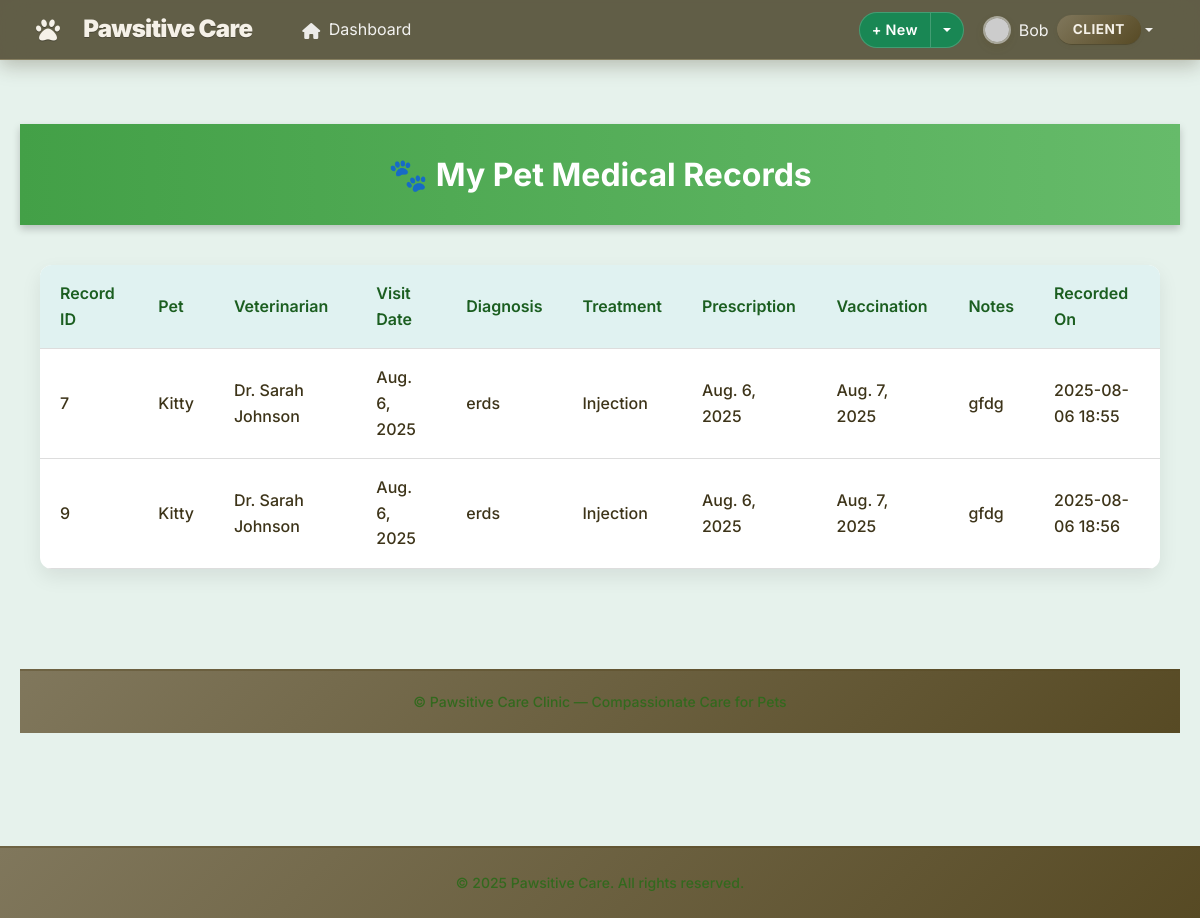
The app's page /records/my-pets/ (signed in) with its own data.
### accounts/models.py (models this page shows, shortened)
class CustomUser(AbstractUser):
    ROLE_CHOICES = [
        ('admin', 'Admin'),
        ('vet', 'Veterinarian'),
        ('staff', 'Staff'),
        ('client', 'Client'),
    ]
    phone = models.CharField(max_length=20, blank=False)
    address = models.TextField(blank=False)
    role = models.CharField(max_length=10, choices=ROLE_CHOICES, default='client')
    def is_admin(self):
        return self.role == 'admin'
    def is_vet(self):
        return self.role == 'vet'
    def is_staff_member(self):
        return self.role == 'staff'

### records/models.py (models this page shows, shortened)
class PetsMedicalRecord(models.Model):
    record_id = models.AutoField(primary_key=True)
    pet = models.ForeignKey(pet_models.Pet, on_delete=models.CASCADE,related_name='pets_medical_records')
    vaterian = models.ForeignKey(settings.AUTH_USER_MODEL, on_delete=models.CASCADE, related_name='pets_medical_records_vaterian')
    visit_date = models.DateField()
    treatment = models.CharField(max_length=100)
    prescription = models.DateField()
    vaccination_date = models.DateField()
    diagnosis = models.TextField()
    notes = models.TextField()
    created_at = models.DateTimeField(auto_now_add=True)

### pets/models.py (models this page shows, shortened)
class Pet(models.Model):
    SPECIES_CHOICES = [
        ('DOG', 'Dog'),
        ('CAT', 'Cat'),
        ('BIRD', 'Bird'),
        ('RABBIT', 'Rabbit'),
        ('HAMSTER', 'Hamster'),
        ('GUINEA_PIG', 'Guinea Pig'),
        ('FISH', 'Fish'),
        ('TURTLE', 'Turtle'),
        ('SNAKE', 'Snake'),
        ('LIZARD', 'Lizard'),
        ('FERRET', 'Ferret'),
        ('HORSE', 'Horse'),
        ('CHICKEN', 'Chicken'),
        ('PARROT', 'Parrot'),
        ('OTHER', 'Other'),
    ]
    GENDER_CHOICES = [
        ('M', 'Male'),
        ('F', 'Female'),
        ('U', 'Unknown'),
    ]
    name = models.CharField(max_length=100)
    species = models.CharField(max_length=10, choices=SPECIES_CHOICES)
    breed = models.CharField(max_length=100, blank=True)
    age = models.IntegerField(help_text="Age in years", null=True, blank=True)
    gender = models.CharField(max_length=1, choices=GENDER_CHOICES, default='U')
    weight = models.DecimalField(max_digits=5, decimal_places=2, null=True, blank=True)
    color = models.CharField(max_length=50, blank=True)
    microchip_id = models.CharField(max_length=50, blank=True, unique=True)
    owner = models.ForeignKey(settings.AUTH_USER_MODEL, on_delete=models.CASCADE, related_name='pets')
    medical_conditions = models.TextField(blank=True)
    special_notes = models.TextField(blank=True)
    vaccination_status = models.CharField(
        max_length=20,
        choices=[
            ('UP_TO_DATE', 'Up to Date'),
            ('DUE_SOON', 'Due Soon'),
            ('OVERDUE', 'Overdue'),
            ('UNKNOWN', 'Unknown')
        ],
        default='UNKNOWN',
        help_text="Current status of pet's vaccinations"
    )
    created_at = models.DateTimeField(auto_now_add=True)
    updated_at = models.DateTimeField(auto_now=True)
    is_active = models.BooleanField(default=True)
    objects = PetQuerySet.as_manager()
    observers = []
    class Meta:
        ordering = ['-created_at']
        indexes = [
            models.Index(fields=['name']),
            models.Index(fields=['owner']),
            models.Index(fields=['species']),
        ]

### records/views.py (the view)
# urls.py: path('my-pets/', views.my_pet_records, name='my_pet_records'),
@login_required
def my_pet_records(request):
    records = repository.get_records_by_owner(request.user)
    return render(request, 'my_pet_records.html', {
        'records': records,
        'title': 'My Pet Records'
    })

### petmedia/context_processors.py (called while the page is built)
def recent_blog_posts(request):
    try:
        recent_posts = repo_manager.posts.get_recent_posts(limit=3)
        return {'recent_blog_posts': recent_posts}
    except Exception:
        return {'recent_blog_posts': []}

def blog_stats(request):
    try:
        if request.user.is_authenticated:
            user_posts_count = repo_manager.posts.get_by_author(request.user).count()
            return {'user_blog_posts_count': user_posts_count}
        return {'user_blog_posts_count': 0}
    except Exception:
        return {'user_blog_posts_count': 0}

### petmedia/patterns/repository.py (called while the page is built)
    def get_by_author(self, author: 'User') -> QuerySet['BlogPost']:
        return self.model.objects.filter(
            author=author
        ).select_related('category', 'related_pet')

    def get_recent_posts(self, limit: int = 10) -> QuerySet['BlogPost']:
        return self.model.objects.filter(
            is_published=True
        ).order_by('-created_at')[:limit].select_related('author', 'category', 'related_pet')

    @property
    def posts(self) -> BlogPostRepository:
        if self._post_repo is None:
            self._post_repo = BlogPostRepository()
        return self._post_repo

### records/patterns/repository.py (called while the page is built)
    def get_records_by_owner(self, user):
        return PetsMedicalRecord.objects.filter(pet__owner=user).select_related('pet', 'vaterian')

### records/templates/my_pet_records.html (shortened to what this page needs)
{% extends 'accounts/base.html' %}
{% block content %}
</head>
<body>
<header>
    🐾 My Pet Medical Records
</header>
<main>
    {% if records %}
        <div class="records-container">
            <table class="records-table">
                <thead>
                    <tr>
                        <th>Record ID</th>
                        <th>Pet</th>
                        <th>Veterinarian</th>
                        <th>Visit Date</th>
                        <th>Diagnosis</th>
                        <th>Treatment</th>
                        <th>Prescription</th>
                        <th>Vaccination</th>
                        <th>Notes</th>
                        <th>Recorded On</th>
                    </tr>
                </thead>
                <tbody>
                    {% for record in records %}
                       <tr data-id="{{ record.record_id }}" onclick="goToDetail(this)" tabindex="0" onkeypress="handleKeyPress(event, this)">
                            <td>{{ record.record_id }}</td>
                            <td>{{ record.pet.name }}</td>
                            <td>{{ record.vaterian.get_full_name|default:record.vaterian.username }}</td>
                            <td>{{ record.visit_date }}</td>
                            <td>{{ record.diagnosis }}</td>
                            <td>{{ record.treatment }}</td>
                            <td>{{ record.prescription }}</td>
                            <td>{{ record.vaccination_date }}</td>
                            <td>{{ record.notes|default:"N/A" }}</td>
                            <td>{{ record.created_at|date:"Y-m-d H:i" }}</td>
                        </tr>
                    {% endfor %}
                </tbody>
            </table>
        </div>
    {% else %}
        <div class="no-records">
            😿 No records found for your pets.
        </div>
    {% endif %}
</main>
<footer>
    &copy; {{ now|date:"Y" }} Pawsitive Care Clinic — Compassionate Care for Pets
</footer>
</body>
</html>
    {%endblock %}

### accounts/templates/accounts/base.html (shortened to what this page needs)
<!DOCTYPE html>
<html lang="en">
<head>
  <link href="https://cdn.jsdelivr.net/npm/bootstrap@5.1.3/dist/css/bootstrap.min.css" rel="stylesheet">
  <link href="https://cdnjs.cloudflare.com/ajax/libs/font-awesome/6.0.0/css/all.min.css" rel="stylesheet">
  {% load static %}
  <link rel="stylesheet" href="{% static 'style.css' %}?v=4">
</head>
<body>
  <nav class="navbar navbar-expand-lg navbar-dark app-navbar">
    <div class="container nav-inner">
      <a class="navbar-brand d-flex align-items-center" href="{% url 'accounts:client_dashboard' %}">
        <i class="fas fa-paw me-2"></i><span>Pawsitive Care</span>
      </a>
      <div class="collapse navbar-collapse" id="navbarNav">
        <ul class="navbar-nav me-2">
          {% if user.is_authenticated %}
          <li class="nav-item">
            <a class="nav-link {% if request.resolver_match.url_name == 'client_dashboard' %}active{% endif %}" href="{% url 'accounts:client_dashboard' %}">
              <i class="fas fa-home me-1"></i> Dashboard
            </a>
          </li>
          {% endif %}
        </ul>
        <div class="d-flex align-items-center gap-2 ms-auto">
          {% if user.is_authenticated %}
          <div class="btn-group">
            <button class="btn btn-success btn-sm" type="button">+ New</button>
            <button class="btn btn-success btn-sm dropdown-toggle dropdown-toggle-split" type="button" data-bs-toggle="dropdown" aria-expanded="false" aria-label="Toggle quick create"></button>
          </div>
          <div class="dropdown">
            <a class="nav-link dropdown-toggle d-flex align-items-center" href="#" id="navbarDropdown" role="button" data-bs-toggle="dropdown" aria-expanded="false">
              <img class="avatar me-2" src="https://api.dicebear.com/7.x/identicon/svg?seed={{ user.username }}" alt="Avatar">
              <span class="me-2">
                {{ user.first_name|default:user.username }}</span>
              <span class="badge badge-secondary role-badge">
                {{ user.get_role_display }}</span>
            </a>
          </div>
          {% endif %}
        </div>
      </div>
    </div>
  </nav>
  <main class="page-main my-4">
    {% block content %}{% endblock %}
  <footer class="mt-5 py-4">
    <div class="container text-center">
      <p class="mb-0">&copy; {% now "Y" %} Pawsitive Care. All rights reserved.</p>
    </div>
  </footer>
</body>
</html>

### records/templates/my_pet_records.html (style rules this page uses)
body { font-family: 'Segoe UI', Tahoma, Geneva, Verdana, sans-serif; background: #e6f2ec; margin: 0; padding: 0; }
header { background: linear-gradient(90deg, #43a047, #66bb6a); color: white; padding: 25px 0; text-align: center; font-size: 32px; font-weight: bold; box-shadow: 0 4px 8px rgba(0, 0, 0, 0.2); }
main { padding: 40px 20px; max-width: 1200px; margin: auto; }
.records-container { background-color: #ffffff; border-radius: 12px; box-shadow: 0 8px 20px rgba(0, 0, 0, 0.08); overflow-x: auto; }
.records-table { width: 100%; border-collapse: collapse; min-width: 1000px; }
.records-table thead { background-color: #e0f2f1; }
.records-table th, .records-table td { padding: 16px 20px; text-align: left; border-bottom: 1px solid #ddd; }
.records-table th { color: #1b5e20; font-weight: 600; }
.records-table tr { transition: background-color 0.3s ease; }
footer { text-align: center; padding: 20px; background-color: #dcedc8; color: #33691e; font-size: 14px; margin-top: 60px; }

### records on screen
CustomUser: first_name "Bob", role "CLIENT"
PetsMedicalRecord: record_id "7", pet.name "Kitty", vaterian.get_full_name "Dr. Sarah Johnson", visit_date "Aug. 6, 2025", diagnosis "erds", treatment "Injection", prescription "Aug. 6, 2025", vaccination_date "Aug. 7, 2025", notes "gfdg", created_at "2025-08-06 18:55"
PetsMedicalRecord: record_id "9", pet.name "Kitty", vaterian.get_full_name "Dr. Sarah Johnson", visit_date "Aug. 6, 2025", diagnosis "erds", treatment "Injection", prescription "Aug. 6, 2025", vaccination_date "Aug. 7, 2025", notes "gfdg", created_at "2025-08-06 18:56"
